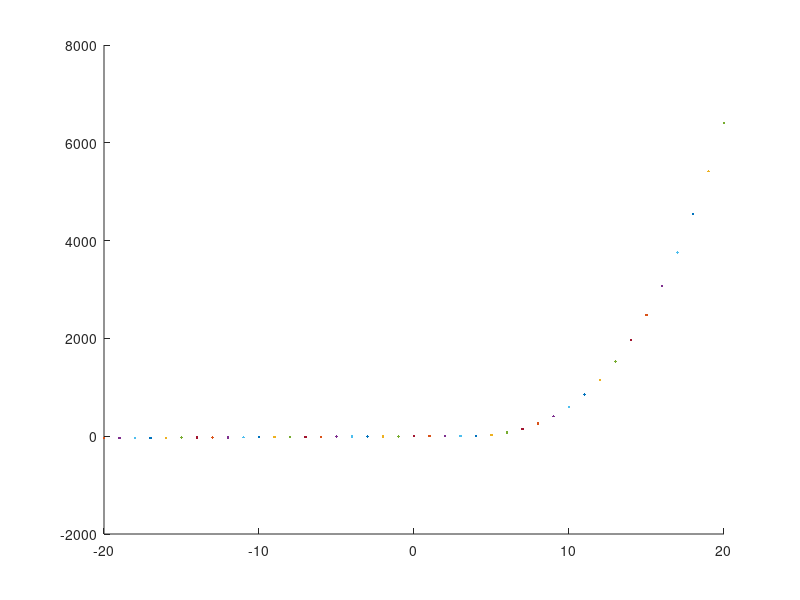

The MATLAB source for this figure:
%% TASK 2

close all, clear all, clc

X = -20 : 20;
Y = -20 : 20;

figure;
hold on;

for i = 1 : numel(X)
    
    g1(i) = -3 * X(i) + 5 * Y(i);
    g2(i) = X(i) * Y(i)^2 - 4 * X(i)^2 + 3;
    
     if g1(i) > g2(i)
         plot(X(i), g1(i))
         plot(Y(i), g1(i))
         
     else
         plot(X(i), g2(i))
         plot(Y(i), g2(i))
     end
    
    
end



% plot(X, g1);
% plot(Y, g1);
%plot(X, g2);
%plot(Y, g2);